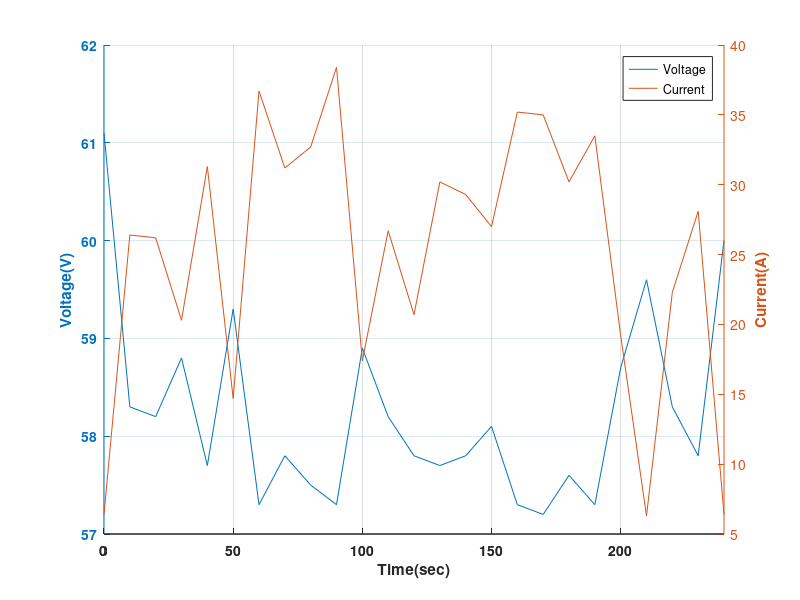

MATLAB code to generate this figure:
clc;
clear all;
close all;
voltage = [61.1 58.3 58.2 58.8 57.7 59.3 57.3 57.8 57.5 57.3 58.9 58.2 57.8 57.7 57.8 58.1 57.3 57.2 57.6 57.3 58.7 59.6 58.3 57.8 60];
current = [6.4 26.4 26.2 20.3 31.3 14.7 36.7 31.2 32.7 38.4 17.4 26.7 20.7 30.2 29.3 27.0 35.2 35.0 30.2 33.5 19.2 6.3 22.3 28.1 6.4];
time = 0:10:240;
hold on
%figure(1)
%plot(time,voltage,time,current,'linewidth',2),xlabel('Time(sec)','FontWeight','bold'),ylabel('Voltage(V)','FontWeight','bold'),grid on,title('Voltage vs Time ','FontWeight','bold'),set(gca,'FontWeight','bold')
[ax,p1,p2] = plotyy(time,voltage,time,current,'plot'),grid on
legend('Voltage', 'Current')

xlabel(ax(1),'Time(sec)','FontWeight','bold'),set(gca,'FontWeight','bold') % label x-axis
ylabel(ax(1),'Voltage(V)','FontWeight','bold'),set(gca,'FontWeight','bold') % label left y-axis
ylabel(ax(2),'Current(A)','FontWeight','bold'),set(gca,'FontWeight','bold')